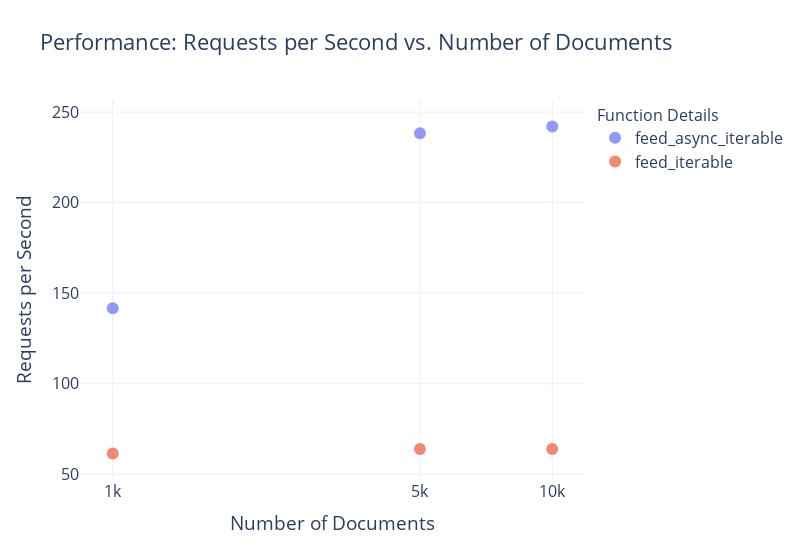

This figure's notebook cell:
### Markdown cell above
## Plotting the results

Let's plot the results to see how the different methods compare.

### Code cell
import plotly.express as px


def plot_performance(df: pd.DataFrame):
    # Create a scatter plot with logarithmic scale for both axes using Plotly Express
    fig = px.scatter(
        df,
        x="num_docs",
        y="requests_per_second",
        color="function_name",  # Defines color based on different functions
        log_x=True,  # Set x-axis to logarithmic scale
        log_y=False,  # If you also want the y-axis in logarithmic scale, set this to True
        title="Performance: Requests per Second vs. Number of Documents",
        labels={  # Customizing axis labels
            "num_docs": "Number of Documents",
            "requests_per_second": "Requests per Second",
            "max_workers": "max_workers",
            "max_queue_size": "max_queue_size",
        },
        template="plotly_white",  # This sets the style to a white background, adhering to Tufte's minimalist principles
        hover_data=[
            "max_workers",
            "max_queue_size",
            "max_connections",
        ],  # Additional information to show on hover
    )

    # Update layout for better readability, similar to 'talk' context in Seaborn
    fig.update_layout(
        font=dict(
            size=16,  # Adjusting font size for better visibility, similar to 'talk' context
        ),
        legend_title_text="Function Details",  # Custom legend title
        legend=dict(
            title_font_size=16,
            x=800,  # Adjusting legend position similar to bbox_to_anchor in Matplotlib
            xanchor="auto",
            y=1,
            yanchor="auto",
        ),
        width=800,  # Adjusting width of the plot
    )
    fig.update_xaxes(
        tickvals=[1000, 5000, 10000],  # Set specific tick values
        ticktext=["1k", "5k", "10k"],  # Set corresponding tick labels
    )

    fig.update_traces(
        marker=dict(size=12, opacity=0.7)
    )  # Adjust marker size and opacity
    # Show plot
    fig.show()
    # Save plot as HTML file
    fig.write_html("performance.html")


plot_performance(df)

### Figure 1 — Plotly figure (JSON) as saved in the notebook; plotly's stock layout.template omitted (floating-point values rounded to 4 significant figures)
{"data": [{"customdata": [[64, 2500, 1], [64, 2500, 1], [64, 2500, 1]], "hovertemplate": "function_name=feed_async_iterable<br>Number of Documents=%{x}<br>Requests per Second=%{y}<br>max_workers=%{customdata[0]}<br>max_queue_size=%{customdata[1]}<br>max_connections=%{customdata[2]}<extra></extra>", "legendgroup": "feed_async_iterable", "marker": {"color": "#636efa", "opacity": 0.7, "size": 12, "symbol": "circle"}, "mode": "markers", "name": "feed_async_iterable", "orientation": "v", "showlegend": true, "type": "scatter", "x": [1000, 5000, 10000], "xaxis": "x", "y": [141.6, 238.3, 242.0], "yaxis": "y"}, {"customdata": [[64, 2500, 64], [64, 2500, 64], [64, 2500, 64]], "hovertemplate": "function_name=feed_iterable<br>Number of Documents=%{x}<br>Requests per Second=%{y}<br>max_workers=%{customdata[0]}<br>max_queue_size=%{customdata[1]}<br>max_connections=%{customdata[2]}<extra></extra>", "legendgroup": "feed_iterable", "marker": {"color": "#EF553B", "opacity": 0.7, "size": 12, "symbol": "circle"}, "mode": "markers", "name": "feed_iterable", "orientation": "v", "showlegend": true, "type": "scatter", "x": [1000, 5000, 10000], "xaxis": "x", "y": [61.43, 63.87, 63.95], "yaxis": "y"}], "layout": {"font": {"size": 16}, "legend": {"title": {"font": {"size": 16}, "text": "Function Details"}, "tracegroupgap": 0, "x": 800, "xanchor": "auto", "y": 1, "yanchor": "auto"}, "title": {"text": "Performance: Requests per Second vs. Number of Documents"}, "width": 800, "xaxis": {"anchor": "y", "domain": [0, 1], "ticktext": ["1k", "5k", "10k"], "tickvals": [1000, 5000, 10000], "title": {"text": "Number of Documents"}, "type": "log"}, "yaxis": {"anchor": "x", "domain": [0, 1], "title": {"text": "Requests per Second"}}}}
